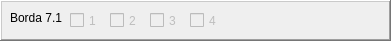
      <widget class="QFrame" name="frame_30">
       <property name="geometry">
        <rect>
         <x>458</x>
         <y>320</y>
         <width>391</width>
         <height>41</height>
        </rect>
       </property>
       <property name="frameShape">
        <enum>QFrame::WinPanel</enum>
       </property>
       <property name="frameShadow">
        <enum>QFrame::Raised</enum>
       </property>
       <widget class="QCheckBox" name="cb711">
        <property name="enabled">
         <bool>false</bool>
        </property>
        <property name="geometry">
         <rect>
          <x>70</x>
          <y>10</y>
          <width>41</width>
          <height>21</height>
         </rect>
        </property>
        <property name="text">
         <string>1</string>
        </property>
       </widget>
       <widget class="QCheckBox" name="cb712">
        <property name="enabled">
         <bool>false</bool>
        </property>
        <property name="geometry">
         <rect>
          <x>110</x>
          <y>10</y>
          <width>41</width>
          <height>21</height>
         </rect>
        </property>
        <property name="text">
         <string>2</string>
        </property>
       </widget>
       <widget class="QLabel" name="label_36">
        <property name="geometry">
         <rect>
          <x>10</x>
          <y>10</y>
          <width>58</width>
          <height>16</height>
         </rect>
        </property>
        <property name="text">
         <string>Borda 7.1</string>
        </property>
       </widget>
       <widget class="QCheckBox" name="cb713">
        <property name="enabled">
         <bool>false</bool>
        </property>
        <property name="geometry">
         <rect>
          <x>150</x>
          <y>10</y>
          <width>41</width>
          <height>21</height>
         </rect>
        </property>
        <property name="text">
         <string>3</string>
        </property>
       </widget>
       <widget class="QCheckBox" name="cb714">
        <property name="enabled">
         <bool>false</bool>
        </property>
        <property name="geometry">
         <rect>
          <x>190</x>
          <y>10</y>
          <width>41</width>
          <height>21</height>
         </rect>
        </property>
        <property name="text">
         <string>4</string>
        </property>
       </widget>
       <widget class="QFrame" name="frame_31">
        <property name="geometry">
         <rect>
          <x>460</x>
          <y>0</y>
          <width>391</width>
          <height>41</height>
         </rect>
        </property>
        <property name="frameShape">
         <enum>QFrame::WinPanel</enum>
        </property>
        <property name="frameShadow">
         <enum>QFrame::Raised</enum>
        </property>
        <widget class="QCheckBox" name="checkBox_249">
         <property name="geometry">
          <rect>
           <x>70</x>
           <y>10</y>
           <width>41</width>
           <height>21</height>
          </rect>
         </property>
         <property name="text">
          <string>1</string>
         </property>
        </widget>
        <widget class="QCheckBox" name="checkBox_250">
         <property name="geometry">
          <rect>
           <x>110</x>
           <y>10</y>
           <width>41</width>
           <height>21</height>
          </rect>
         </property>
         <property name="text">
          <string>2</string>
         </property>
        </widget>
        <widget class="QLabel" name="label_37">
         <property name="geometry">
          <rect>
           <x>10</x>
           <y>10</y>
           <width>58</width>
           <height>16</height>
          </rect>
         </property>
         <property name="text">
          <string>Borda 1.1</string>
         </property>
        </widget>
        <widget class="QCheckBox" name="checkBox_251">
         <property name="geometry">
          <rect>
           <x>150</x>
           <y>10</y>
           <width>41</width>
           <height>21</height>
          </rect>
         </property>
         <property name="text">
          <string>3</string>
         </property>
        </widget>
        <widget class="QCheckBox" name="checkBox_252">
         <property name="geometry">
          <rect>
           <x>190</x>
           <y>10</y>
           <width>41</width>
           <height>21</height>
          </rect>
         </property>
         <property name="text">
          <string>4</string>
         </property>
        </widget>
        <widget class="QCheckBox" name="checkBox_253">
         <property name="geometry">
          <rect>
           <x>230</x>
           <y>10</y>
           <width>41</width>
           <height>21</height>
          </rect>
         </property>
         <property name="text">
          <string>5</string>
         </property>
        </widget>
        <widget class="QCheckBox" name="checkBox_254">
         <property name="geometry">
          <rect>
           <x>270</x>
           <y>10</y>
           <width>41</width>
           <height>21</height>
          </rect>
         </property>
         <property name="text">
          <string>6</string>
         </property>
        </widget>
        <widget class="QCheckBox" name="checkBox_255">
         <property name="geometry">
          <rect>
           <x>310</x>
           <y>10</y>
           <width>41</width>
           <height>21</height>
          </rect>
         </property>
         <property name="text">
          <string>7</string>
         </property>
        </widget>
        <widget class="QCheckBox" name="checkBox_256">
         <property name="geometry">
          <rect>
           <x>350</x>
           <y>10</y>
           <width>41</width>
           <height>21</height>
          </rect>
         </property>
         <property name="text">
          <string>8</string>
         </property>
        </widget>
       </widget>
      </widget>
